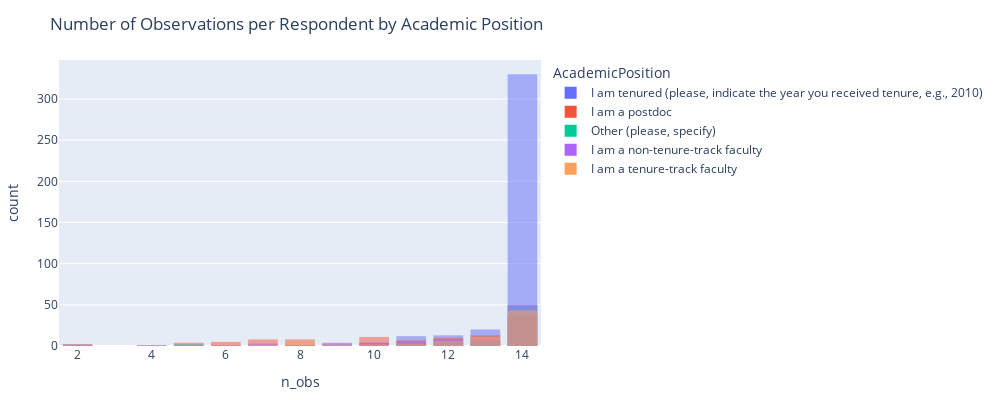

The code cell stored with this chart in its notebook:
### Code cell
import plotly.express as px

# Create df_joined with respondent-level metadata
df_joined = obs_per_respondent.merge(
    df_long[['ResponseId', 'Gender', 'Discipline', 'AcademicPosition']].drop_duplicates(),
    on='ResponseId'
)

# Plot with same compact layout
fig = px.histogram(
    df_joined,
    x='n_obs',
    color='AcademicPosition',
    barmode='overlay',
    nbins=13,
    title='Number of Observations per Respondent by Academic Position'
)

fig.update_layout(
    width=1000,
    height=400,
    bargap=0.2,
    margin=dict(l=40, r=40, t=60, b=40),
    font=dict(size=12)
)

fig.show()

### Figure 1 — Plotly figure (JSON) as saved in the notebook; plotly's stock layout.template omitted (floating-point values rounded to 4 significant figures; data arrays with more than 128 entries replaced by an {"elided": "..."} marker saying what was removed)
{"data": [{"bingroup": "x", "hovertemplate": "AcademicPosition=I am tenured (please, indicate the year you received tenure, e.g., 2010)<br>n_obs=%{x}<br>count=%{y}<extra></extra>", "legendgroup": "I am tenured (please, indicate the year you received tenure, e.g., 2010)", "marker": {"color": "#636efa", "opacity": 0.5, "pattern": {"shape": ""}}, "name": "I am tenured (please, indicate the year you received tenure, e.g., 2010)", "nbinsx": 13, "orientation": "v", "showlegend": true, "type": "histogram", "x": {"elided": "387 int values"}, "xaxis": "x", "yaxis": "y"}, {"bingroup": "x", "hovertemplate": "AcademicPosition=I am a postdoc<br>n_obs=%{x}<br>count=%{y}<extra></extra>", "legendgroup": "I am a postdoc", "marker": {"color": "#EF553B", "opacity": 0.5, "pattern": {"shape": ""}}, "name": "I am a postdoc", "nbinsx": 13, "orientation": "v", "showlegend": true, "type": "histogram", "x": [7, 6, 8, 14, 7, 12, 10, 5, 14, 14, 13, 13, 10, 14, 11, 14, 14, 8, 14, 12, 6, 14, 14, 10, 13, 11, 10, 10, 11, 14, 14, 10, 11, 10, 14, 6, 14, 9, 13, 13, 10, 8, 14, 7, 12, 14, 11, 12, 14, 14, 8, 7, 12, 8, 14, 5, 13, 2, 13, 11, 7, 5, 13, 14, 14, 13, 10, 12, 6, 14, 14, 14, 11, 12, 13, 14, 6, 7, 14, 8, 13, 14, 12, 14, 13, 10, 12, 13, 14, 2, 14, 14, 14, 12, 8, 14, 14, 14, 14, 14, 5, 7, 10, 8, 14, 7], "xaxis": "x", "yaxis": "y"}, {"bingroup": "x", "hovertemplate": "AcademicPosition=Other (please, specify)<br>n_obs=%{x}<br>count=%{y}<extra></extra>", "legendgroup": "Other (please, specify)", "marker": {"color": "#00cc96", "opacity": 0.5, "pattern": {"shape": ""}}, "name": "Other (please, specify)", "nbinsx": 13, "orientation": "v", "showlegend": true, "type": "histogram", "x": [13, 14, 14, 14, 11, 14, 11, 14, 14, 11, 14, 5, 14, 14, 12, 14, 14, 13, 14, 14, 14, 14, 14, 14, 14, 12, 14, 14, 14, 14, 14, 13, 13, 13, 14, 14, 14, 12, 14, 14, 14, 13, 14, 14, 14, 14, 8, 5, 12, 11, 14, 14, 14, 14, 14, 14, 14, 14, 14, 14, 14, 14, 14, 14, 12, 14, 14], "xaxis": "x", "yaxis": "y"}, {"bingroup": "x", "hovertemplate": "AcademicPosition=I am a non-tenure-track faculty<br>n_obs=%{x}<br>count=%{y}<extra></extra>", "legendgroup": "I am a non-tenure-track faculty", "marker": {"color": "#ab63fa", "opacity": 0.5, "pattern": {"shape": ""}}, "name": "I am a non-tenure-track faculty", "nbinsx": 13, "orientation": "v", "showlegend": true, "type": "histogram", "x": [7, 13, 7, 14, 14, 10, 14, 14, 14, 13, 14, 14, 14, 14, 14, 10, 14, 11, 14, 14, 12, 14, 14, 14, 14, 14, 14, 4, 9, 11, 12, 11, 12, 14, 12, 14, 12, 6, 14, 13, 14, 14, 14, 12, 13, 14, 14, 13, 14, 14, 14, 14, 9, 8, 14, 14, 13, 14, 14, 14, 12, 11, 12, 7, 14, 14, 13, 14, 13, 14, 14, 14, 14, 10, 11, 14, 14, 14, 14, 9, 10, 14, 14, 14, 9, 5], "xaxis": "x", "yaxis": "y"}, {"bingroup": "x", "hovertemplate": "AcademicPosition=I am a tenure-track faculty<br>n_obs=%{x}<br>count=%{y}<extra></extra>", "legendgroup": "I am a tenure-track faculty", "marker": {"color": "#FFA15A", "opacity": 0.5, "pattern": {"shape": ""}}, "name": "I am a tenure-track faculty", "nbinsx": 13, "orientation": "v", "showlegend": true, "type": "histogram", "x": [14, 14, 14, 14, 14, 13, 14, 14, 14, 13, 8, 13, 11, 14, 14, 14, 14, 14, 8, 14, 14, 13, 13, 14, 14, 14, 14, 14, 6, 13, 13, 14, 14, 14, 14, 14, 14, 13, 11, 14, 14, 14, 11, 9, 13, 14, 14, 14, 13, 12, 14, 10, 12, 14, 14, 8, 14, 12, 12, 9, 14, 13, 14, 7, 10, 14, 14, 8, 12, 14, 14, 12, 14], "xaxis": "x", "yaxis": "y"}], "layout": {"bargap": 0.2, "barmode": "overlay", "font": {"size": 12}, "height": 400, "legend": {"title": {"text": "AcademicPosition"}, "tracegroupgap": 0}, "margin": {"b": 40, "l": 40, "r": 40, "t": 60}, "title": {"text": "Number of Observations per Respondent by Academic Position"}, "width": 1000, "xaxis": {"anchor": "y", "domain": [0, 1], "title": {"text": "n_obs"}}, "yaxis": {"anchor": "x", "domain": [0, 1], "title": {"text": "count"}}}}
